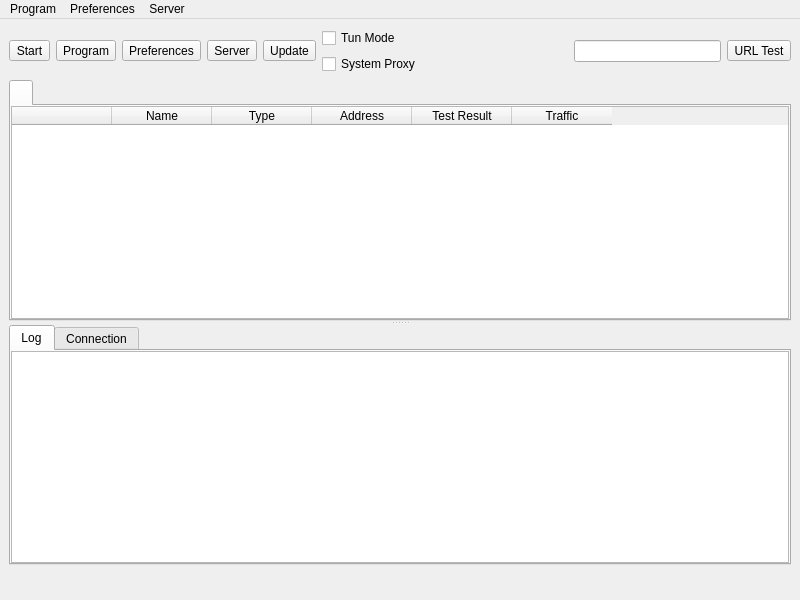
<?xml version="1.0" encoding="UTF-8"?>
<ui version="4.0">
 <class>MainWindow</class>
 <widget class="QMainWindow" name="MainWindow">
  <property name="geometry">
   <rect>
    <x>0</x>
    <y>0</y>
    <width>800</width>
    <height>600</height>
   </rect>
  </property>
  <property name="minimumSize">
   <size>
    <width>800</width>
    <height>600</height>
   </size>
  </property>
  <property name="windowTitle">
   <string notr="true">nya</string>
  </property>
  <widget class="QWidget" name="centralwidget">
   <layout class="QVBoxLayout" name="verticalLayout_3" stretch="0,0,0">
    <item>
     <layout class="QHBoxLayout" name="horizontalLayout_2">
      <item>
       <widget class="QToolButton" name="toolButton_toggle_proxy">
        <property name="text">
         <string>Start</string>
        </property>
        <property name="icon">
         <iconset theme="b-system-run">
          <normaloff>.</normaloff>.</iconset>
        </property>
        <property name="iconSize">
         <size>
          <width>24</width>
          <height>24</height>
         </size>
        </property>
        <property name="toolButtonStyle">
         <enum>Qt::ToolButtonTextUnderIcon</enum>
        </property>
       </widget>
      </item>
      <item>
       <widget class="QToolButton" name="toolButton_program">
        <property name="text">
         <string>Program</string>
        </property>
        <property name="icon">
         <iconset theme="b-system-run">
          <normaloff>.</normaloff>.</iconset>
        </property>
        <property name="iconSize">
         <size>
          <width>24</width>
          <height>24</height>
         </size>
        </property>
        <property name="popupMode">
         <enum>QToolButton::InstantPopup</enum>
        </property>
        <property name="toolButtonStyle">
         <enum>Qt::ToolButtonTextUnderIcon</enum>
        </property>
       </widget>
      </item>
      <item>
       <widget class="QToolButton" name="toolButton_preferences">
        <property name="text">
         <string>Preferences</string>
        </property>
        <property name="icon">
         <iconset theme="b-preferences">
          <normaloff>.</normaloff>.</iconset>
        </property>
        <property name="iconSize">
         <size>
          <width>24</width>
          <height>24</height>
         </size>
        </property>
        <property name="popupMode">
         <enum>QToolButton::InstantPopup</enum>
        </property>
        <property name="toolButtonStyle">
         <enum>Qt::ToolButtonTextUnderIcon</enum>
        </property>
       </widget>
      </item>
      <item>
       <widget class="QToolButton" name="toolButton_server">
        <property name="text">
         <string>Server</string>
        </property>
        <property name="icon">
         <iconset theme="b-network-server">
          <normaloff>.</normaloff>.</iconset>
        </property>
        <property name="iconSize">
         <size>
          <width>24</width>
          <height>24</height>
         </size>
        </property>
        <property name="popupMode">
         <enum>QToolButton::InstantPopup</enum>
        </property>
        <property name="toolButtonStyle">
         <enum>Qt::ToolButtonTextUnderIcon</enum>
        </property>
       </widget>
      </item>
      <item>
       <widget class="QToolButton" name="toolButton_update">
        <property name="text">
         <string>Update</string>
        </property>
        <property name="icon">
         <iconset theme="b-system-software-update">
          <normaloff>.</normaloff>.</iconset>
        </property>
        <property name="iconSize">
         <size>
          <width>24</width>
          <height>24</height>
         </size>
        </property>
        <property name="popupMode">
         <enum>QToolButton::InstantPopup</enum>
        </property>
        <property name="toolButtonStyle">
         <enum>Qt::ToolButtonTextUnderIcon</enum>
        </property>
       </widget>
      </item>
      <item>
       <layout class="QVBoxLayout" name="verticalLayout_4">
        <item>
         <widget class="QCheckBox" name="checkBox_VPN">
          <property name="sizePolicy">
           <sizepolicy hsizetype="Minimum" vsizetype="Minimum">
            <horstretch>0</horstretch>
            <verstretch>0</verstretch>
           </sizepolicy>
          </property>
          <property name="text">
           <string>Tun Mode</string>
          </property>
         </widget>
        </item>
        <item>
         <widget class="QCheckBox" name="checkBox_SystemProxy">
          <property name="text">
           <string>System Proxy</string>
          </property>
         </widget>
        </item>
       </layout>
      </item>
      <item>
       <spacer name="horizontalSpacer">
        <property name="orientation">
         <enum>Qt::Horizontal</enum>
        </property>
        <property name="sizeHint" stdset="0">
         <size>
          <width>40</width>
          <height>20</height>
         </size>
        </property>
       </spacer>
      </item>
      <item>
       <widget class="QLineEdit" name="search">
        <property name="clearButtonEnabled">
         <bool>true</bool>
        </property>
       </widget>
      </item>
      <item>
       <widget class="QToolButton" name="toolButton_url_test">
        <property name="text">
         <string>URL Test</string>
        </property>
        <property name="popupMode">
         <enum>QToolButton::InstantPopup</enum>
        </property>
        <property name="toolButtonStyle">
         <enum>Qt::ToolButtonTextUnderIcon</enum>
        </property>
       </widget>
      </item>
     </layout>
    </item>
    <item>
     <widget class="QSplitter" name="splitter">
      <property name="orientation">
       <enum>Qt::Vertical</enum>
      </property>
      <widget class="QTabWidget" name="tabWidget">
       <property name="currentIndex">
        <number>0</number>
       </property>
       <property name="movable">
        <bool>true</bool>
       </property>
       <widget class="QWidget" name="widget1">
        <attribute name="title">
         <string/>
        </attribute>
        <layout class="QGridLayout" name="gridLayout_2">
         <property name="leftMargin">
          <number>0</number>
         </property>
         <property name="topMargin">
          <number>0</number>
         </property>
         <property name="rightMargin">
          <number>0</number>
         </property>
         <property name="bottomMargin">
          <number>0</number>
         </property>
         <property name="spacing">
          <number>0</number>
         </property>
         <item row="0" column="0">
          <widget class="MyTableWidget" name="proxyListTable">
           <property name="contextMenuPolicy">
            <enum>Qt::CustomContextMenu</enum>
           </property>
           <property name="editTriggers">
            <set>QAbstractItemView::NoEditTriggers</set>
           </property>
           <property name="alternatingRowColors">
            <bool>true</bool>
           </property>
           <property name="selectionBehavior">
            <enum>QAbstractItemView::SelectRows</enum>
           </property>
           <property name="horizontalScrollMode">
            <enum>QAbstractItemView::ScrollPerPixel</enum>
           </property>
           <property name="wordWrap">
            <bool>false</bool>
           </property>
           <attribute name="horizontalHeaderMinimumSectionSize">
            <number>16</number>
           </attribute>
           <attribute name="horizontalHeaderHighlightSections">
            <bool>false</bool>
           </attribute>
           <attribute name="horizontalHeaderShowSortIndicator" stdset="0">
            <bool>false</bool>
           </attribute>
           <attribute name="verticalHeaderDefaultSectionSize">
            <number>30</number>
           </attribute>
           <column>
            <property name="text">
             <string></string>
            </property>
           </column>
           <column>
            <property name="text">
             <string>Name</string>
            </property>
           </column>
           <column>
            <property name="text">
             <string>Type</string>
            </property>
           </column>
           <column>
            <property name="text">
             <string>Address</string>
            </property>
           </column>
           <column>
            <property name="text">
             <string>Test Result</string>
            </property>
           </column>
           <column>
            <property name="text">
             <string>Traffic</string>
            </property>
           </column>
          </widget>
         </item>
        </layout>
       </widget>
      </widget>
      <widget class="QWidget" name="aaaaaaaaaaaaaaaaaa">
       <layout class="QVBoxLayout" name="aaaaaaaaaaaa" stretch="0">
        <item>
         <widget class="QTabWidget" name="down_tab">
          <property name="currentIndex">
           <number>0</number>
          </property>
          <widget class="QWidget" name="tab">
           <attribute name="title">
            <string>Log</string>
           </attribute>
           <layout class="QVBoxLayout" name="verticalLayout">
            <property name="spacing">
             <number>0</number>
            </property>
            <property name="leftMargin">
             <number>0</number>
            </property>
            <property name="topMargin">
             <number>0</number>
            </property>
            <property name="rightMargin">
             <number>0</number>
            </property>
            <property name="bottomMargin">
             <number>0</number>
            </property>
            <item>
             <widget class="QTextBrowser" name="masterLogBrowser">
              <property name="contextMenuPolicy">
               <enum>Qt::CustomContextMenu</enum>
              </property>
              <property name="openLinks">
               <bool>false</bool>
              </property>
             </widget>
            </item>
           </layout>
          </widget>
          <widget class="QWidget" name="tab_2">
           <attribute name="title">
            <string>Connection</string>
           </attribute>
           <layout class="QVBoxLayout" name="verticalLayout_2">
            <property name="spacing">
             <number>0</number>
            </property>
            <property name="leftMargin">
             <number>0</number>
            </property>
            <property name="topMargin">
             <number>0</number>
            </property>
            <property name="rightMargin">
             <number>0</number>
            </property>
            <property name="bottomMargin">
             <number>0</number>
            </property>
            <item>
             <widget class="QTableWidget" name="tableWidget_conn">
              <property name="contextMenuPolicy">
               <enum>Qt::CustomContextMenu</enum>
              </property>
              <property name="editTriggers">
               <set>QAbstractItemView::NoEditTriggers</set>
              </property>
              <property name="selectionBehavior">
               <enum>QAbstractItemView::SelectRows</enum>
              </property>
              <property name="verticalScrollMode">
               <enum>QAbstractItemView::ScrollPerPixel</enum>
              </property>
              <property name="horizontalScrollMode">
               <enum>QAbstractItemView::ScrollPerPixel</enum>
              </property>
              <attribute name="horizontalHeaderHighlightSections">
               <bool>false</bool>
              </attribute>
              <column>
               <property name="text">
                <string>Status</string>
               </property>
              </column>
              <column>
               <property name="text">
                <string>Outbound</string>
               </property>
              </column>
              <column>
               <property name="text">
                <string>Destination</string>
               </property>
              </column>
             </widget>
            </item>
           </layout>
          </widget>
         </widget>
        </item>
       </layout>
      </widget>
     </widget>
    </item>
    <item>
     <layout class="QHBoxLayout" name="horizontalLayout">
      <item>
       <widget class="QLabel" name="label_running">
        <property name="text">
         <string/>
        </property>
       </widget>
      </item>
      <item>
       <spacer name="horizontalSpacer_2">
        <property name="orientation">
         <enum>Qt::Horizontal</enum>
        </property>
        <property name="sizeType">
         <enum>QSizePolicy::Maximum</enum>
        </property>
        <property name="sizeHint" stdset="0">
         <size>
          <width>0</width>
          <height>20</height>
         </size>
        </property>
       </spacer>
      </item>
      <item>
       <widget class="QLabel" name="label_inbound">
        <property name="text">
         <string/>
        </property>
       </widget>
      </item>
      <item>
       <widget class="QLabel" name="label_speed">
        <property name="text">
         <string/>
        </property>
       </widget>
      </item>
     </layout>
    </item>
   </layout>
  </widget>
  <widget class="QMenuBar" name="menubar">
   <property name="geometry">
    <rect>
     <x>0</x>
     <y>0</y>
     <width>800</width>
     <height>32</height>
    </rect>
   </property>
   <widget class="QMenu" name="menu_program">
    <property name="title">
     <string>Program</string>
    </property>
    <widget class="QMenu" name="menu_spmode">
     <property name="title">
      <string>System Proxy</string>
     </property>
     <addaction name="menu_spmode_system_proxy"/>
     <addaction name="menu_spmode_vpn"/>
     <addaction name="menu_spmode_disabled"/>
    </widget>
    <widget class="QMenu" name="menu_program_preference">
     <property name="title">
      <string>Preferences</string>
     </property>
     <addaction name="actionfake"/>
    </widget>
    <widget class="QMenu" name="menuActive_Server">
     <property name="title">
      <string>Active Server</string>
     </property>
     <addaction name="actionfake_2"/>
    </widget>
    <widget class="QMenu" name="menuActive_Routing">
     <property name="title">
      <string>Active Routing</string>
     </property>
     <addaction name="actionfake_3"/>
    </widget>
    <addaction name="actionShow_window"/>
    <addaction name="menu_add_from_clipboard2"/>
    <addaction name="menu_scan_qr"/>
    <addaction name="separator"/>
    <addaction name="actionStart_with_system"/>
    <addaction name="actionRemember_last_proxy"/>
    <addaction name="actionAllow_LAN"/>
    <addaction name="menuActive_Server"/>
    <addaction name="menuActive_Routing"/>
    <addaction name="menu_spmode"/>
    <addaction name="menu_program_preference"/>
    <addaction name="separator"/>
    <addaction name="actionRestart_Proxy"/>
    <addaction name="actionRestart_Program"/>
    <addaction name="menu_exit"/>
   </widget>
   <widget class="QMenu" name="menu_preferences">
    <property name="title">
     <string>Preferences</string>
    </property>
    <addaction name="menu_manage_groups"/>
    <addaction name="menu_basic_settings"/>
    <addaction name="menu_routing_settings"/>
    <addaction name="menu_vpn_settings"/>
    <addaction name="menu_hotkey_settings"/>
    <addaction name="menu_open_config_folder"/>
   </widget>
   <widget class="QMenu" name="menu_server">
    <property name="title">
     <string>Server</string>
    </property>
    <widget class="QMenu" name="menu_share_item">
     <property name="title">
      <string>Share</string>
     </property>
     <addaction name="menu_qr"/>
     <addaction name="menu_export_config"/>
     <addaction name="separator"/>
     <addaction name="menu_copy_links"/>
     <addaction name="menu_copy_links_nkr"/>
    </widget>
    <widget class="QMenu" name="menuCurrent_Group">
     <property name="title">
      <string>Current Group</string>
     </property>
     <addaction name="actionfake_5"/>
     <addaction name="menu_tcp_ping"/>
     <addaction name="menu_url_test"/>
     <addaction name="menu_full_test"/>
     <addaction name="menu_stop_testing"/>
     <addaction name="menu_clear_test_result"/>
     <addaction name="menu_resolve_domain"/>
     <addaction name="separator"/>
     <addaction name="menu_remove_unavailable"/>
     <addaction name="menu_delete_repeat"/>
     <addaction name="separator"/>
     <addaction name="menu_update_subscription"/>
    </widget>
    <widget class="QMenu" name="menuCurrent_Select">
     <property name="title">
      <string>Current Select</string>
     </property>
     <addaction name="actionfake_4"/>
    </widget>
    <addaction name="menu_add_from_input"/>
    <addaction name="menu_add_from_clipboard"/>
    <addaction name="separator"/>
    <addaction name="menu_start"/>
    <addaction name="menu_stop"/>
    <addaction name="separator"/>
    <addaction name="menu_select_all"/>
    <addaction name="menu_move"/>
    <addaction name="menu_clone"/>
    <addaction name="menu_reset_traffic"/>
    <addaction name="menu_delete"/>
    <addaction name="separator"/>
    <addaction name="menu_share_item"/>
    <addaction name="separator"/>
    <addaction name="menuCurrent_Select"/>
    <addaction name="menuCurrent_Group"/>
    <addaction name="separator"/>
    <addaction name="menu_profile_debug_info"/>
    <addaction name="separator"/>
   </widget>
   <addaction name="menu_program"/>
   <addaction name="menu_preferences"/>
   <addaction name="menu_server"/>
  </widget>
  <action name="menu_exit">
   <property name="text">
    <string>Exit</string>
   </property>
  </action>
  <action name="actionShow_window">
   <property name="text">
    <string>Show Window</string>
   </property>
  </action>
  <action name="menu_basic_settings">
   <property name="text">
    <string>Basic Settings</string>
   </property>
  </action>
  <action name="menu_add_from_input">
   <property name="text">
    <string>New profile</string>
   </property>
  </action>
  <action name="menu_manage_groups">
   <property name="text">
    <string>Groups</string>
   </property>
  </action>
  <action name="menu_start">
   <property name="text">
    <string>Start</string>
   </property>
   <property name="shortcut">
    <string notr="true">Return</string>
   </property>
  </action>
  <action name="menu_stop">
   <property name="text">
    <string>Stop</string>
   </property>
   <property name="shortcut">
    <string notr="true">Ctrl+S</string>
   </property>
  </action>
  <action name="menu_routing_settings">
   <property name="text">
    <string>Routing Settings</string>
   </property>
  </action>
  <action name="menu_add_from_clipboard">
   <property name="text">
    <string>Add profile from clipboard</string>
   </property>
   <property name="shortcut">
    <string notr="true">Ctrl+V</string>
   </property>
  </action>
  <action name="menu_delete">
   <property name="text">
    <string>Delete</string>
   </property>
   <property name="shortcut">
    <string notr="true">Del</string>
   </property>
  </action>
  <action name="menu_add_from_clipboard2">
   <property name="text">
    <string>Add profile from clipboard</string>
   </property>
  </action>
  <action name="menu_profile_debug_info">
   <property name="text">
    <string>Debug Info</string>
   </property>
  </action>
  <action name="menu_qr">
   <property name="text">
    <string>QR Code and link</string>
   </property>
   <property name="shortcut">
    <string notr="true">Ctrl+Q</string>
   </property>
  </action>
  <action name="menu_copy_link">
   <property name="text">
    <string>Copy Link</string>
   </property>
  </action>
  <action name="menu_tcp_ping">
   <property name="text">
    <string notr="true">Tcp Ping</string>
   </property>
   <property name="shortcut">
    <string notr="true">Ctrl+Alt+T</string>
   </property>
  </action>
  <action name="menu_url_test">
   <property name="text">
    <string notr="true">Url Test</string>
   </property>
   <property name="shortcut">
    <string notr="true">Ctrl+Alt+U</string>
   </property>
  </action>
  <action name="menu_clear_test_result">
   <property name="text">
    <string>Clear Test Result</string>
   </property>
   <property name="shortcut">
    <string notr="true">Ctrl+Alt+C</string>
   </property>
  </action>
  <action name="menu_export_config">
   <property name="text">
    <string>Export %1 config</string>
   </property>
   <property name="shortcut">
    <string notr="true">Ctrl+E</string>
   </property>
  </action>
  <action name="menu_reset_traffic">
   <property name="text">
    <string>Reset Traffic</string>
   </property>
   <property name="shortcut">
    <string notr="true">Ctrl+R</string>
   </property>
  </action>
  <action name="menu_scan_qr">
   <property name="text">
    <string>Scan QR Code</string>
   </property>
  </action>
  <action name="menu_spmode_system_proxy">
   <property name="checkable">
    <bool>true</bool>
   </property>
   <property name="text">
    <string>Enable System Proxy</string>
   </property>
  </action>
  <action name="menu_spmode_disabled">
   <property name="checkable">
    <bool>true</bool>
   </property>
   <property name="text">
    <string>Disable</string>
   </property>
  </action>
  <action name="menu_delete_repeat">
   <property name="text">
    <string>Remove Duplicates</string>
   </property>
   <property name="shortcut">
    <string notr="true">Ctrl+Alt+D</string>
   </property>
  </action>
  <action name="actionfake">
   <property name="text">
    <string>fake</string>
   </property>
   <property name="visible">
    <bool>false</bool>
   </property>
  </action>
  <action name="menu_move">
   <property name="text">
    <string>Move</string>
   </property>
   <property name="shortcut">
    <string notr="true">Ctrl+M</string>
   </property>
  </action>
  <action name="actionStart_with_system">
   <property name="checkable">
    <bool>true</bool>
   </property>
   <property name="text">
    <string>Start with system</string>
   </property>
  </action>
  <action name="actionRemember_last_proxy">
   <property name="checkable">
    <bool>true</bool>
   </property>
   <property name="text">
    <string>Remember last profile</string>
   </property>
  </action>
  <action name="actionAllow_LAN">
   <property name="checkable">
    <bool>true</bool>
   </property>
   <property name="text">
    <string>Allow other devices to connect</string>
   </property>
  </action>
  <action name="menu_remove_unavailable">
   <property name="text">
    <string>Remove Unavailable</string>
   </property>
   <property name="shortcut">
    <string notr="true">Ctrl+Alt+R</string>
   </property>
  </action>
  <action name="menu_full_test">
   <property name="text">
    <string>Full Test</string>
   </property>
   <property name="shortcut">
    <string notr="true">Ctrl+Alt+F</string>
   </property>
  </action>
  <action name="menu_hotkey_settings">
   <property name="text">
    <string>Hotkey Settings</string>
   </property>
  </action>
  <action name="menu_select_all">
   <property name="text">
    <string>Select All</string>
   </property>
   <property name="shortcut">
    <string notr="true">Ctrl+A</string>
   </property>
  </action>
  <action name="menu_copy_links_nkr">
   <property name="text">
    <string>Copy links of selected (Neko Links)</string>
   </property>
   <property name="shortcut">
    <string notr="true">Ctrl+N</string>
   </property>
  </action>
  <action name="actionfake_2">
   <property name="text">
    <string>fake</string>
   </property>
   <property name="visible">
    <bool>false</bool>
   </property>
  </action>
  <action name="actionfake_3">
   <property name="text">
    <string>fake</string>
   </property>
   <property name="visible">
    <bool>false</bool>
   </property>
  </action>
  <action name="menu_copy_links">
   <property name="text">
    <string>Copy links of selected</string>
   </property>
   <property name="shortcut">
    <string notr="true">Ctrl+C</string>
   </property>
  </action>
  <action name="menu_spmode_vpn">
   <property name="checkable">
    <bool>true</bool>
   </property>
   <property name="text">
    <string>Enable Tun</string>
   </property>
  </action>
  <action name="menu_clone">
   <property name="text">
    <string>Clone</string>
   </property>
   <property name="shortcut">
    <string notr="true">Ctrl+D</string>
   </property>
  </action>
  <action name="menu_update_subscription">
   <property name="text">
    <string>Update subscription</string>
   </property>
   <property name="shortcut">
    <string notr="true">Ctrl+U</string>
   </property>
  </action>
  <action name="menu_resolve_domain">
   <property name="text">
    <string>Resolve domain</string>
   </property>
   <property name="shortcut">
    <string notr="true">Ctrl+Alt+I</string>
   </property>
  </action>
  <action name="menu_vpn_settings">
   <property name="text">
    <string>Tun Settings</string>
   </property>
  </action>
  <action name="actionRestart_Program">
   <property name="text">
    <string>Restart Program</string>
   </property>
  </action>
  <action name="menu_open_config_folder">
   <property name="text">
    <string>Open Config Folder</string>
   </property>
  </action>
  <action name="actionfake_4">
   <property name="text">
    <string notr="true">fake</string>
   </property>
   <property name="visible">
    <bool>false</bool>
   </property>
  </action>
  <action name="actionfake_5">
   <property name="text">
    <string notr="true">fake</string>
   </property>
   <property name="visible">
    <bool>false</bool>
   </property>
  </action>
  <action name="actionRestart_Proxy">
   <property name="text">
    <string>Restart Proxy</string>
   </property>
  </action>
  <action name="menu_stop_testing">
   <property name="text">
    <string>Stop Testing</string>
   </property>
   <property name="shortcut">
    <string notr="true">Ctrl+Alt+S</string>
   </property>
  </action>
 </widget>
 <customwidgets>
  <customwidget>
   <class>MyTableWidget</class>
   <extends>QTableWidget</extends>
   <header>ui/widget/MyTableWidget.h</header>
  </customwidget>
 </customwidgets>
 <resources/>
 <connections/>
</ui>
